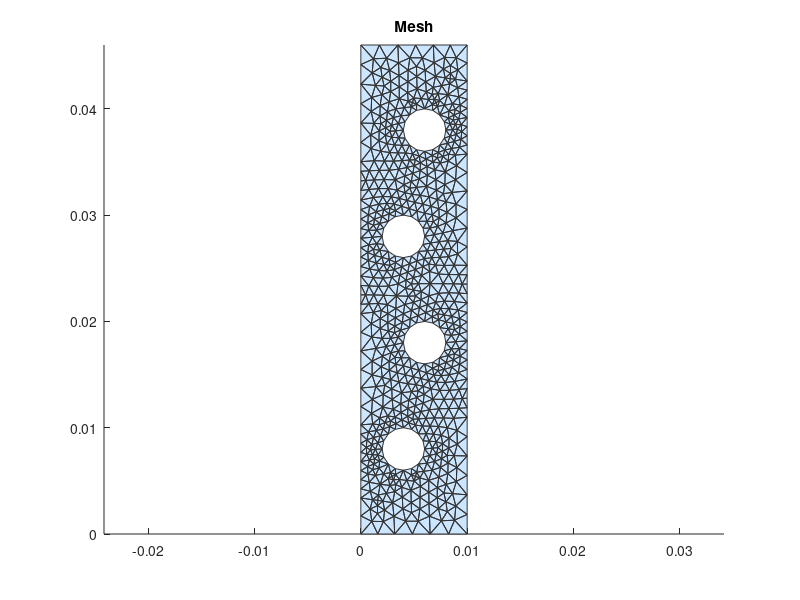

Recreate this plot in MATLAB. (Note: this script raises an error after producing the figure.)
clear
close all
clc

%% Pre-processor

% Get mesh
load("mesh.mat");

% Plot of Mesh
figure
patch('Faces', t(1:3,:)', ...
      'Vertices', p', ...
      'FaceColor', [0.8 0.9 1.0], ...
      'EdgeColor', [0.2 0.2 0.2]);
axis equal
title('Mesh')

% Compute mesh variables
nelm = length(t);
ndof = length(p);
coord = p';

edof = zeros(nelm, 4);
edof(:,1) = 1:nelm;
edof(:,2:4) = t(1:3, :)';

dof = (1:ndof)';

nen = 3;
[ex, ey] = coordxtr(edof, coord, dof, 3);

% Set material constants

k = 1;
D = [k 0; 0 k];
qout = 2000;
alphac = 50;
Tinf = 293;
ep = 1;
Q = 4*10^5;

% Set up K, f, and bc
K = zeros(ndof);
f = zeros(ndof, 1);

for enr = 1:length(e)
    boundary = e(5, enr);
    node1 = e(1, enr);
    node2 = e(2, enr);
    Le = norm(coord(node1, :) - coord(node2, :));
    Ke = zeros(2, 2);
    fe = zeros(2, 1);

    if boundary == 3
        fe = -qout*Le/2 * ones(2, 1);
    end
    if ismember(boundary, [1 5:20])
        Ke = alphac*Le/6*[2 1; 1 2];
        fe = alphac*Tinf*Le/2*ones(2,1);
    end
    [K, f] = assem([0 node1 node2], K, Ke, f, fe);
end

%% Solver

for elnr = 1:nelm
    [Ke, fe] = flw2te(ex(elnr,:), ey(elnr,:), ep, [k 0; 0 k], Q);
    [K, f] = assem(edof(elnr,:), K, Ke, f, fe);
end

%not solveq?
a = solve(K, f);

%% Post-processor

ed = extract(edof, a);

%plot
figure
patch(ex', ey', ed', ed', 'EdgeColor', 'none');

axis equal
colorbar
colormap(jet)

xlim([min(ex(:)) max(ex(:))])
ylim([min(ey(:)) max(ey(:))])

xlabel('x')
ylabel('y')
title('Temperature Field')

set(gca, 'FontSize', 12)
